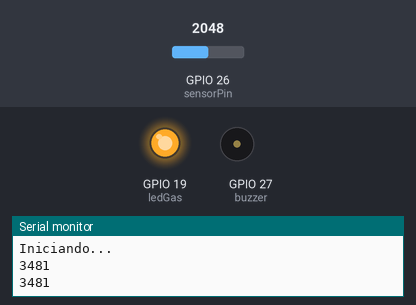
Simulated run of this sketch. Board: ESP32. Parts: output pins drawn as LEDs (lit = HIGH), buzzer (waves = sounding), the last lines printed to the serial monitor. The inputs (shaded band) are chosen by the test bench; at power-on: GPIO 26 (sensorPin) = 2048.

Above: at 8.8 s.
8.9 s: GPIO 26 (sensorPin) set to 27
17.2 s: GPIO 26 (sensorPin) set to 22
At 18.4 s:
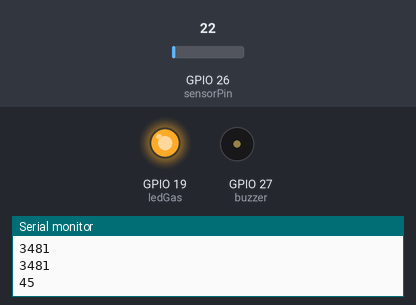
At 24.6 s:
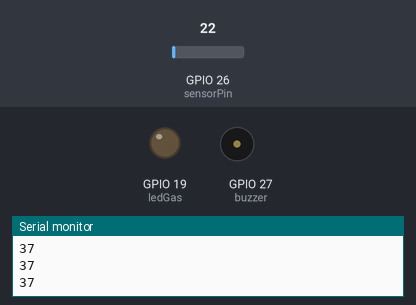
25.5 s: GPIO 26 (sensorPin) set to 491
At 26.9 s:
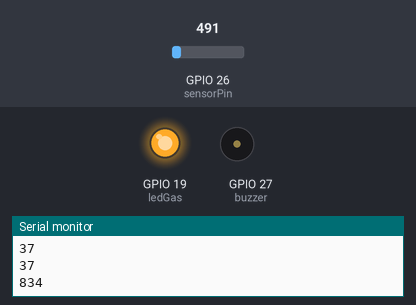
Timing chart, 0 to 45.2 s (numbered marks = the images above; inputs shaded):
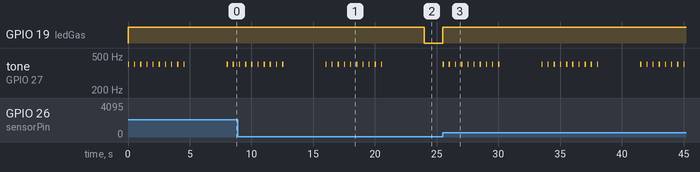

Measured:
- the behaviour switches between 25 and 24 on GPIO 26 (sensorPin) (found by bisection; images 0 and 1)
- after the input at 17.2 s, GPIO 19 (ledGas): HIGH → LOW after 6.8 s; tone on GPIO 27 (buzzer): goes on until 20.6 s, then stays silent
- after the input at 25.5 s, GPIO 19 (ledGas): LOW → HIGH at once; tone on GPIO 27 (buzzer): silent → 400 Hz at once, then repeats every 8.0 s: 9 × (silent 0.40 s, 400 Hz 0.10 s), silent 3.4 s, 400 Hz 0.10 s

The sketch:

gasESP32.ino
```cpp
#define ledGas 19
#define buzzer 27
#define sensorPin 26

void setup() {
  // put your setup code here, to run once:
  Serial.begin(115200);
  Serial.println("Iniciando...");
  pinMode(ledGas, OUTPUT);
  pinMode(buzzer, OUTPUT);

}

void loop() {
  // put your main code here, to run repeatedly:
  int sensorValue = analogRead(sensorPin); // Leer el valor analógico del sensor
  int outputValue = map(sensorValue, 0, 150, 0, 255);
  Serial.println(outputValue);
  if(outputValue > 40){
    //digitalWrite(rele, LOW);
    digitalWrite(ledGas, HIGH);
    //s.write(180);
    for (int i=0; i<=9; i++){
    tone (27, 400, 100);
    delay(500);
    }
    delay(3000);
  }else {
    digitalWrite(ledGas, LOW);
    //digitalWrite(rele, HIGH);
  }
  //digitalWrite(rele, HIGH);
}
```
